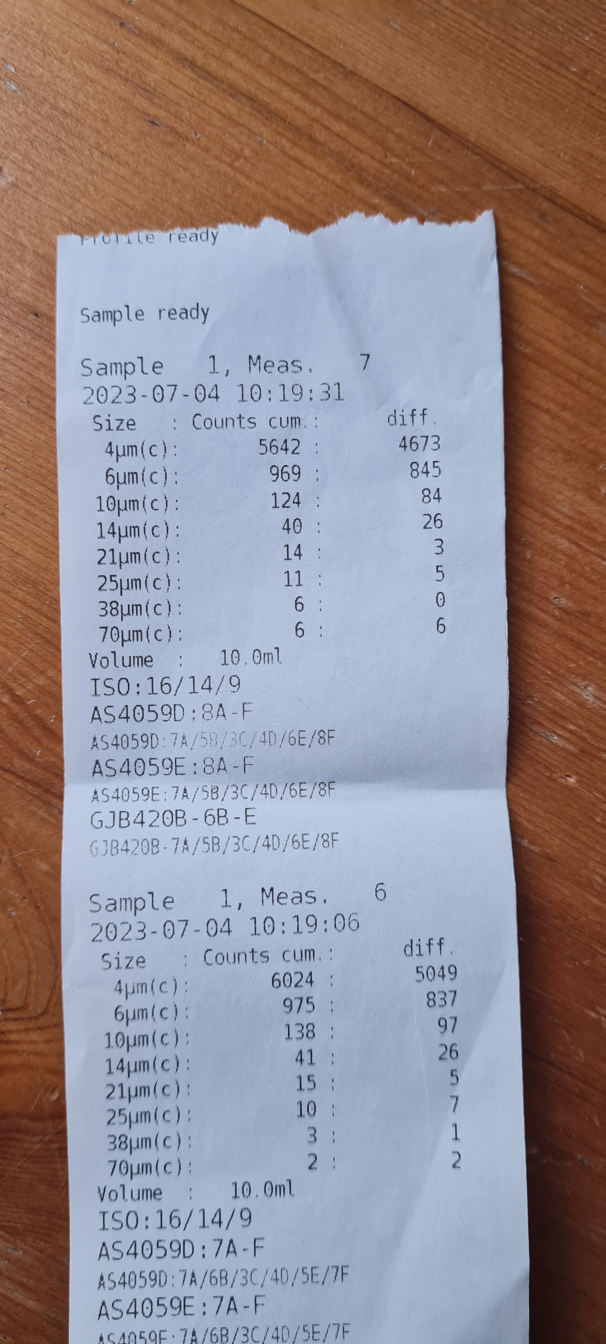
#> input picture standard_lab_light.jpg, 1816 x 4032 px (shown at 1/3 size)
$ jupyter execute lab_assistant_standard_laboratory.ipynb
#> lines starting #> are read from the running program, lines starting #| are printed output that depends on the picture; after the words box and inside, x2 and y2 are one past the last pixel; in counts of white or black regions, pixels touching at a corner belong together
[cell 1]
# Image scenerio : Standard Laboratory Light - finished -

[cell 2]
# Library preparation
import cv2
import numpy as np
import matplotlib.pyplot as plt

from skimage import data, filters
from scipy import fftpack

[cell 3]
# loading sample - Standard Laboratory Light
img1 = cv2.imread('standard_lab_light.jpg')
#> img1 is the input picture: shape (4032, 1816, 3); mean B, G, R 145.6, 140.1, 149.5

[cell 4]
# Image scaling

# [11 lines left out: function image_dimensions_check, not called in this run]

def image_rescale(img):
    # write rescaling code here
    height, width = img.shape[:2]
    # Desired width
    new_width = 1000
    if width > new_width:
        # Calculate the scaling factor
        scaling_factor = new_width / width
        # Calculate the new height while maintaining aspect ratio
        new_height = int(height * scaling_factor)
        # Rescale the image
        rescaled_img = cv2.resize(img, (new_width, new_height))
        return rescaled_img
    else:
        # If width is already less than or equal to 1000, return the original image
        return img

[cell 5]
# Base image transfering functions

# Transfering samples to gray colors
def image_to_gray(img):
    """
    Transfer given image to gray

    Parameters:
    img (ndarray): Image

    Returns:
    ndarray: Image converted to gray scale
    """
    return cv2.cvtColor(img, cv2.COLOR_BGR2GRAY)
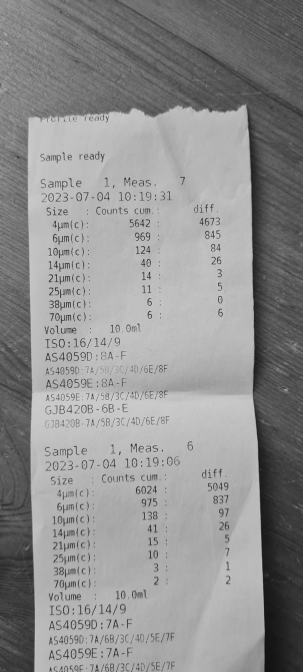
#> returned value: shape (4032, 1816) (shown at 1/6 size); min 8, max 220, mean 143.5

# Transfer image to binary image
def image_to_binary(img):
    """
    Transfer given image to binary image

    Parameters:
    img (ndarray): Image

    Returns:
    ndarray: Image converted to binary image
    """
    _, binary_img = cv2.threshold(img, 127,255, cv2.THRESH_BINARY)
    return binary_img

# Gamma correction
def image_gamma_correction(img, c, gamma):
    """
    Add gamma correction to given image

    Parameters:
    img (ndarray): Input image as a numpy array, where pixel values range from 0 to 255.
    c (float): Constant multiplier, typically set to 1 for standard gamma correction.
    gamma (float): Gamma value for the correction. Values >1 darken the image, while values <1 lighten it.

    Returns:
    ndarray: Gamma corrected image with pixel values ranging form 0 to 255.
    """
#> called with c = 2, gamma = 1
    img_corrected = c * (img / 255.0) ** gamma
    img_corrected = np.clip(img_corrected * 255.0, 0, 255).astype(np.uint8)
    return img_corrected

[cell 6]
# Image filtering functions

# Butterworth filter
def butterworth_filter(image, cutoff, order):
    """
    Apply a Butterworth lowpass filter to an image.

    Parameters:
    image (ndarray): Input image.
    cutoff (float): Cutoff frequency.
    order (int): Order of the filter.

    Returns: ndarray: Filtered image.
    """
    rows, cols = image.shape
    crow, ccol = rows // 2, cols // 2

    # FFT
    dft = fftpack.fftshift(fftpack.fft2(image))

    # Create Butterworth filter
    u = np.arange(-ccol, ccol)
    v = np.arange(-crow, crow)
    U, V = np.meshgrid(u, v)
    D = np.sqrt(U**2 + V**2)
    H = 1 / (1 + (D / cutoff)**(2 * order))
    # Apply filter in frequency domain
    dft_filtered = dft * H
    # Inverse FFT to get the image back
    filtered_img = np.abs(fftpack.ifft2(fftpack.ifftshift(dft_filtered)))

    return filtered_img

# Gausse filter
def gausse_filter(img, sigma):
    """
    Filter image by Gausse filration

    Parameters:
    img (ndarray): Input image.
    sigma (float): Standard deviation of the Gaussian noise.

    Returns: ndarray: Image with Gausse filtration added.
    """
    filtered_img = cv2.GaussianBlur(img, (0, 0), sigma)
    return filtered_img

# Median filter
def median_filter(img, window):
    """
    Filter image by median filration

    Parameters:
    img (ndarray): Input image.
    window (int): window size [window x window]

    Returns: ndarray: Image with median filtration added.
    """
    median_filtrated_img = cv2.medianBlur(img, window)
    return median_filtrated_img

[cell 7]
# This is place to perform image processing

# image to gray
img1_gray = image_to_gray(img1)

# transfer image with gamma correction
img1_gamma1 = image_gamma_correction(img1_gray, 2, 1)
img1_gamma2 = image_gamma_correction(img1_gray, 2, 2)
img1_gamma3 = image_gamma_correction(img1_gray, 15, 10)
#> call 3 of image_gamma_correction, with c = 15, gamma = 10
#> in image_gamma_correction (call 3), `img_corrected = c * (img / 255.0) ** gamma`:
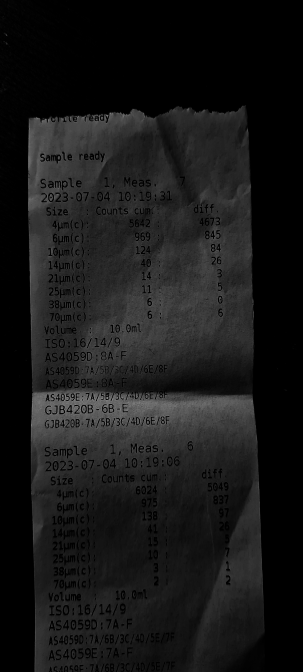
#> img_corrected: shape (4032, 1816) float64 (shown at 1/6 size); min 1.39e-14, max 3.43, mean 0.328; drawn with min black and max white
#> in image_gamma_correction (call 3), `img_corrected = np.clip(img_corrected * 255.0, 0, 255).astype(np.uint8)`:
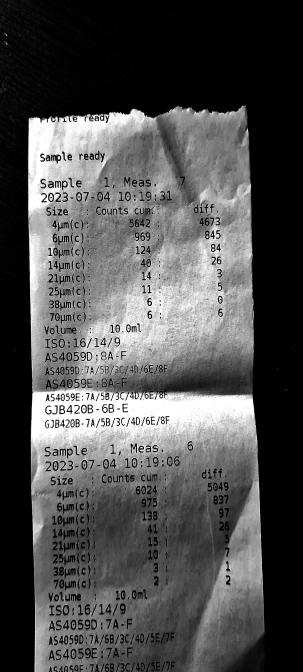
#> img_corrected: shape (4032, 1816) (shown at 1/6 size); min 0, max 255, mean 80.7

[cell 8]
# Show filtered images
plt.figure(figsize=(15, 10))
plt.subplot(1, 4, 1), plt.imshow(img1_gray, cmap='gray'), plt.title('Orginal image')
plt.subplot(1, 4, 2), plt.imshow(img1_gamma1, cmap='gray'), plt.title('Gamma correction1')
plt.subplot(1, 4, 3), plt.imshow(img1_gamma2, cmap='gray'), plt.title('Gamma correction2')
plt.subplot(1, 4, 4), plt.imshow(img1_gamma3, cmap='gray'), plt.title('Gamma correction3')

plt.show()

[cell 9]
# Gamma correction - SUMMARY:
# choose the best gamma here:
img1_gamma_best = img1_gamma2

[cell 10]
# image to binary
img1_binary = image_to_binary(img1_gamma_best)
#> in image_to_binary, `_, binary_img = cv2.threshold(img, 127,255, cv2.THRESH_BINARY)`:
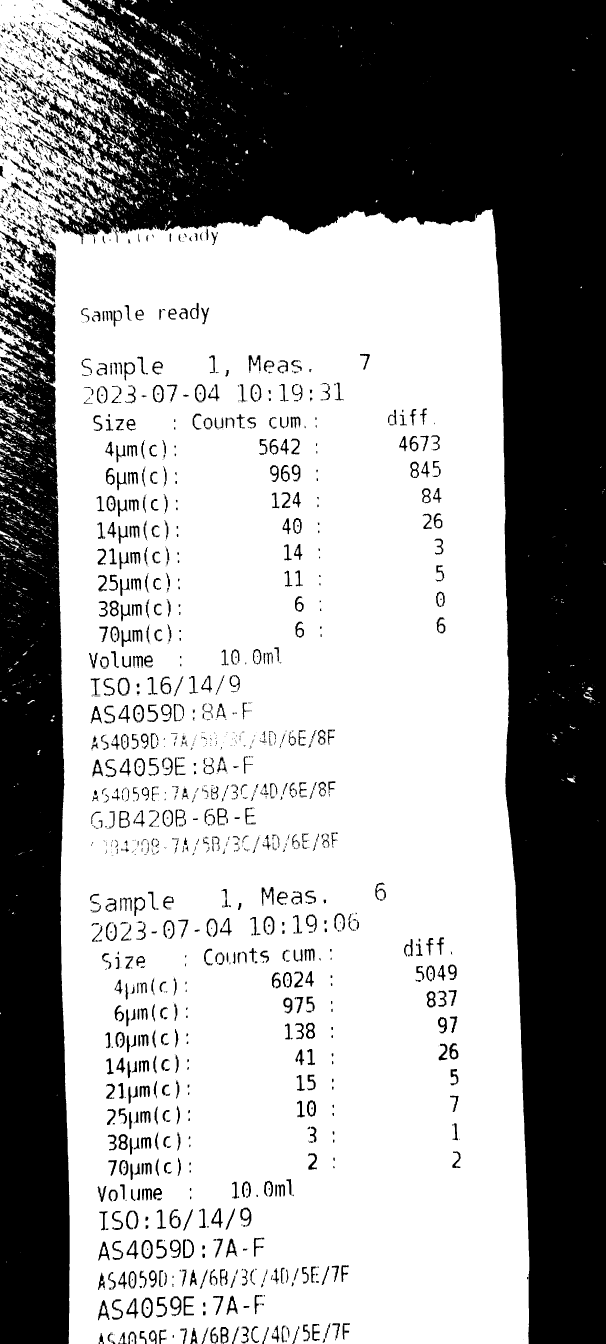
#> binary_img: shape (4032, 1816) (shown at 1/3 size); 62.4% white; 2709 black regions (1630 under 20 px), largest, box (x1, y1, x2, y2) and area: (47, 0, 1816, 4032) 1955688, (0, 850, 209, 4032) 560809, (79, 717, 168, 909) 8194
img1_binary_from_base_img = image_to_binary(img1_gray)

[cell 11]
# Show filtered images
plt.figure(figsize=(15, 10))
plt.subplot(1, 3, 1), plt.imshow(img1_gamma_best, cmap='gray'), plt.title('Gamma corrected image')
plt.subplot(1, 3, 2), plt.imshow(img1_binary_from_base_img, cmap='gray'), plt.title('Binary from base image')
plt.subplot(1, 3, 3), plt.imshow(img1_binary, cmap='gray'), plt.title('Binary image')
plt.show()

[cell 12]
# code image GAUSSE filtering tests
img1_gausse_filter1 = gausse_filter(img1_binary, 0.5)
img1_gausse_filter2 = gausse_filter(img1_binary, 1)

# Show GAUSSE filtered images
plt.figure(figsize=(15, 10))
plt.subplot(1, 3, 1), plt.imshow(img1_binary, cmap='gray'), plt.title('Orginal image')
plt.subplot(1, 3, 2), plt.imshow(img1_gausse_filter1, cmap='gray'), plt.title('Gausse correction 1')
plt.subplot(1, 3, 3), plt.imshow(img1_gausse_filter2, cmap='gray'), plt.title('Gausse correction 2')
plt.show()


img1_butterworth_filter = butterworth_filter(img1_binary, 250, 70)

[cell 13]
# code image BUTTERWORTH filtering tests
img1_butterworth_filter1 = butterworth_filter(img1_binary, 250, 70)
img1_butterworth_filter2 = butterworth_filter(img1_binary, 250, 10)
img1_butterworth_filter3 = butterworth_filter(img1_binary, 150, 20)

# Show BUTTERWORTH filtered images
plt.figure(figsize=(15, 10))
plt.subplot(1, 4, 1), plt.imshow(img1_binary, cmap='gray'), plt.title('Orginal image')
plt.subplot(1, 4, 2), plt.imshow(img1_butterworth_filter1, cmap='gray'), plt.title('Butterworth correction 1')
plt.subplot(1, 4, 3), plt.imshow(img1_butterworth_filter2, cmap='gray'), plt.title('Butterworth correction 2')
plt.subplot(1, 4, 4), plt.imshow(img1_butterworth_filter3, cmap='gray'), plt.title('Butterworth correction 3')
plt.show()

[cell 14]
# Butterworth correction - SUMMARY:
# choose the best butterworth img here:
img1_butter_best = img1_butterworth_filter2

[cell 15]
# code image MEDIAN filtering tests
img1_median_filter1 = median_filter(img1_binary, 1)
img1_median_filter2 = median_filter(img1_binary, 5)
img1_median_filter3 = median_filter(img1_binary, 11)

# Show MEDIAN filtered images
plt.figure(figsize=(15, 10))
plt.subplot(1, 4, 1), plt.imshow(img1_binary, cmap='gray'), plt.title('Orginal image')
plt.subplot(1, 4, 2), plt.imshow(img1_median_filter1, cmap='gray'), plt.title('Median correction 1')
plt.subplot(1, 4, 3), plt.imshow(img1_median_filter2, cmap='gray'), plt.title('Median correction 2')
plt.subplot(1, 4, 4), plt.imshow(img1_median_filter3, cmap='gray'), plt.title('Median correction 3')
plt.show()

[cell 16]
# Median correction - SUMMARY:
# choose the best median img here:
img1_median_best = img1_median_filter1

[cell 17]
# rescaale images for better accuracy of tesseract OCR libary
# Warning !
# rescale ONLY after imgae processing for best results

img1_rescaled = image_rescale(img1)
img1_gamma3_rescaled = image_rescale(img1_gamma_best)
img1_binary_rescaled = image_rescale(img1_binary)
img1_butter_rescaled = image_rescale(img1_butter_best)
#> in image_rescale (call 4), `rescaled_img = cv2.resize(img, (new_width, new_height))`:
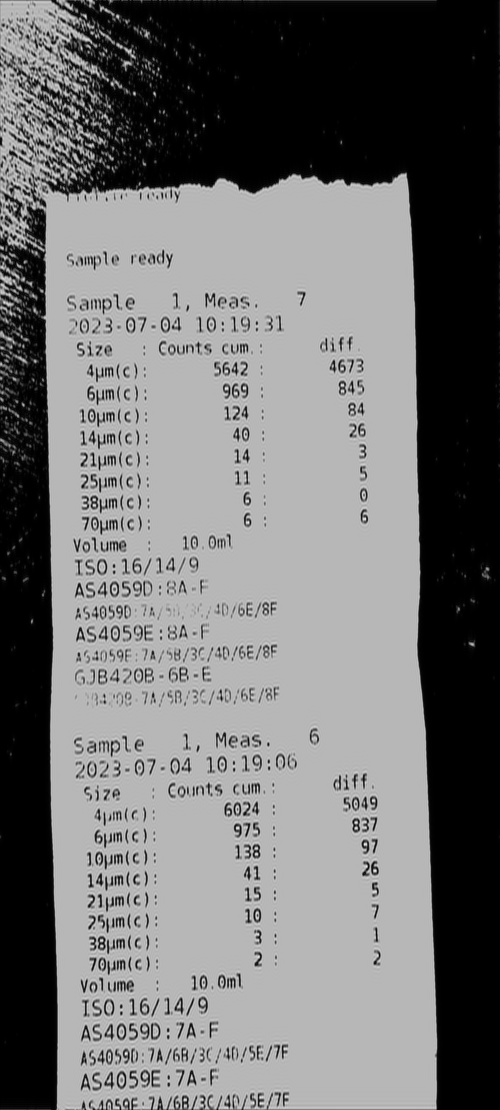
#> rescaled_img: shape (2220, 1000) float64 (shown at 1/2 size); min 7.22e-12, max 355.2, mean 159.7; drawn with min black and max white
img1_median_filter2_rescaled = image_rescale(img1_median_best)

[cell 18]
# Saving processed images to
path = "C:\\VirtualServer\\reuslts_meas\\processed_img\\"

# base image
cv2.imwrite(path+"img1.tif", img1_rescaled)

# Best gamma corrected image
cv2.imwrite(path+"img1_gamma.tif", img1_gamma3_rescaled)

# Best binary image
cv2.imwrite(path+"img1_binary.tif", img1_binary_rescaled)

# Best butterworth correction image
cv2.imwrite(path+"img1_butterworth.tif", img1_butter_rescaled)

# Best median correction image
cv2.imwrite(path+"img1_median.tif", img1_median_filter2_rescaled)
#> Out = True

$ run again, with s01_light_daylight1.jpg copied over standard_lab_light.jpg
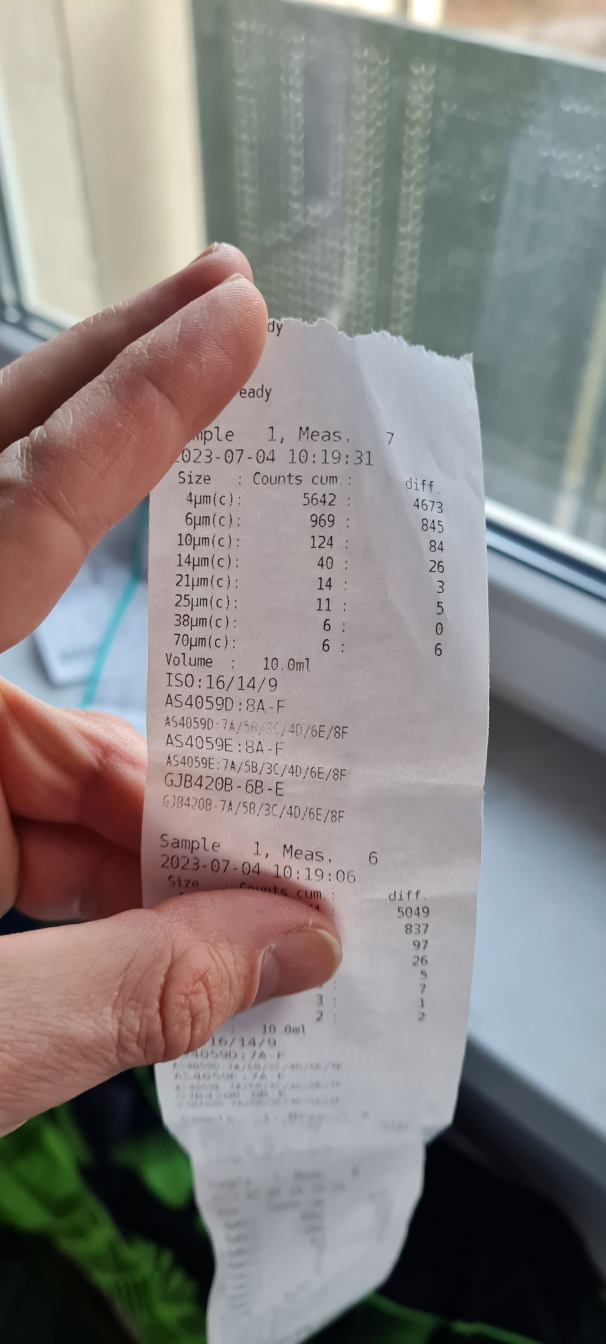
#> input picture s01_light_daylight1.jpg, 1816 x 4032 px (shown at 1/3 size)
#> img1 is the input picture: shape (4032, 1816, 3); mean B, G, R 129.8, 131.9, 137
#> in image_to_binary, `_, binary_img = cv2.threshold(img, 127,255, cv2.THRESH_BINARY)`:
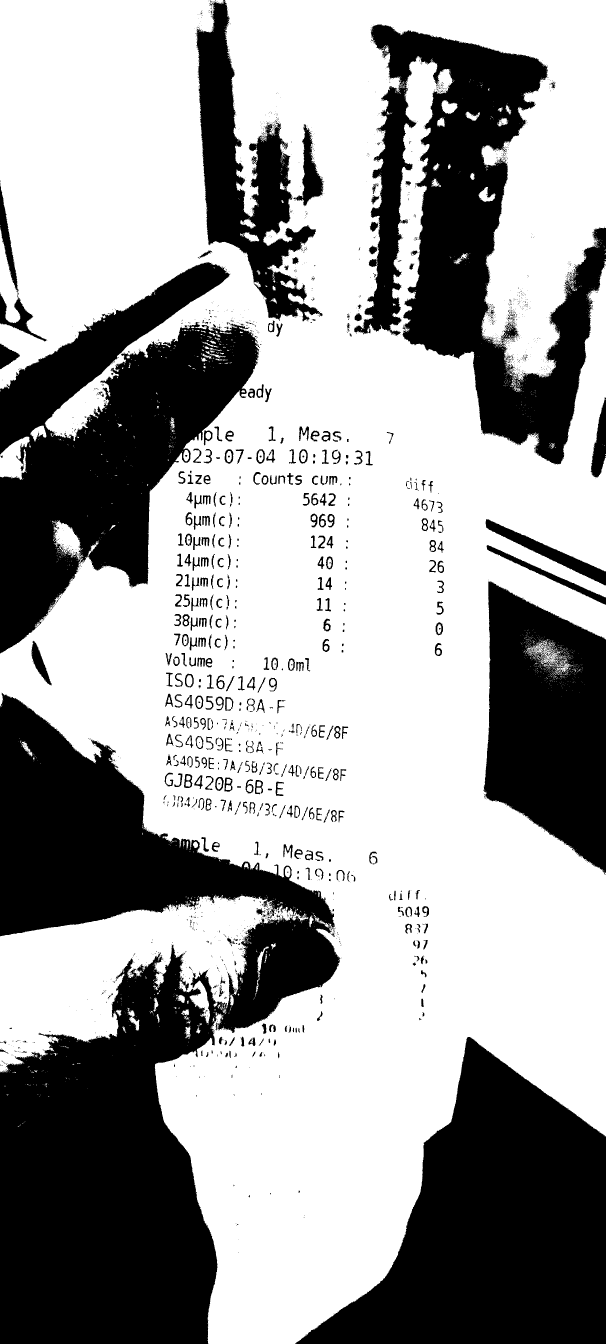
#> binary_img: shape (4032, 1816) (shown at 1/3 size); 62.6% white; 3144 black regions (2633 under 20 px), largest, box (x1, y1, x2, y2) and area: (0, 2078, 1022, 4032) 953500, (885, 3111, 1816, 4032) 476390, (0, 786, 778, 1961) 423106
#> median_filtrated_img: shape (4032, 1816); 62.7% white; 739 black regions (291 under 20 px), largest, box (x1, y1, x2, y2) and area: (0, 2080, 1019, 4032) 955740, (886, 3111, 1816, 4032) 476386, (0, 787, 777, 1960) 425112
#> median_filtrated_img: shape (4032, 1816); 63.4% white; 457 black regions (170 under 20 px), largest, box (x1, y1, x2, y2) and area: (0, 2083, 1019, 4032) 956765, (887, 3112, 1816, 4032) 476382, (0, 788, 775, 1960) 426499
#> rescaled_img: shape (2220, 1000)
#> in image_rescale (call 4), `rescaled_img = cv2.resize(img, (new_width, new_height))`:
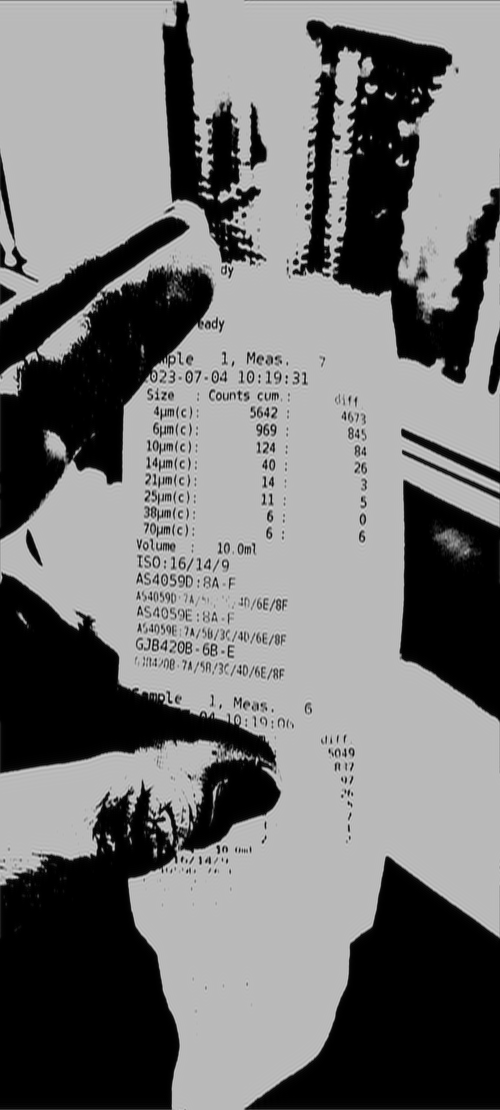
#> rescaled_img: shape (2220, 1000) float64 (shown at 1/2 size); min 4.33e-12, max 349.9, mean 160.5; drawn with min black and max white
#> Out = True
